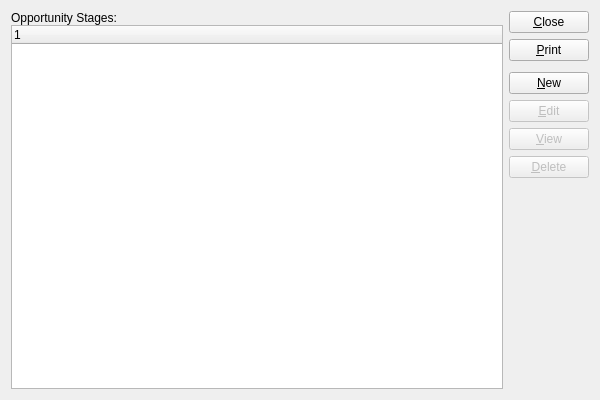
<?xml version="1.0" encoding="UTF-8"?>
<ui version="4.0">
 <comment>This file is part of the xTuple ERP: PostBooks Edition, a free and
open source Enterprise Resource Planning software suite,
Copyright (c) 1999-2019 by OpenMFG LLC, d/b/a xTuple.
It is licensed to you under the Common Public Attribution License
version 1.0, the full text of which (including xTuple-specific Exhibits)
is available at www.xtuple.com/CPAL.  By using this software, you agree
to be bound by its terms.</comment>
 <class>opportunityStages</class>
 <widget class="QWidget" name="opportunityStages">
  <property name="geometry">
   <rect>
    <x>0</x>
    <y>0</y>
    <width>600</width>
    <height>400</height>
   </rect>
  </property>
  <property name="windowTitle">
   <string>List Opportunity Stages</string>
  </property>
  <layout class="QGridLayout" name="gridLayout">
   <item row="0" column="0">
    <layout class="QVBoxLayout">
     <property name="spacing">
      <number>0</number>
     </property>
     <item>
      <widget class="QLabel" name="_oplistLit">
       <property name="text">
        <string>Opportunity Stages:</string>
       </property>
      </widget>
     </item>
     <item>
      <widget class="XTreeWidget" name="_oplist"/>
     </item>
    </layout>
   </item>
   <item row="0" column="1">
    <layout class="QVBoxLayout" name="verticalLayout">
     <item>
      <widget class="QPushButton" name="_close">
       <property name="text">
        <string>&amp;Close</string>
       </property>
      </widget>
     </item>
     <item>
      <widget class="QPushButton" name="_print">
       <property name="text">
        <string>&amp;Print</string>
       </property>
      </widget>
     </item>
     <item>
      <spacer name="verticalSpacer">
       <property name="orientation">
        <enum>Qt::Vertical</enum>
       </property>
       <property name="sizeType">
        <enum>QSizePolicy::Preferred</enum>
       </property>
       <property name="sizeHint" stdset="0">
        <size>
         <width>20</width>
         <height>5</height>
        </size>
       </property>
      </spacer>
     </item>
     <item>
      <widget class="QPushButton" name="_new">
       <property name="text">
        <string>&amp;New</string>
       </property>
      </widget>
     </item>
     <item>
      <widget class="QPushButton" name="_edit">
       <property name="enabled">
        <bool>false</bool>
       </property>
       <property name="text">
        <string>&amp;Edit</string>
       </property>
      </widget>
     </item>
     <item>
      <widget class="QPushButton" name="_view">
       <property name="enabled">
        <bool>false</bool>
       </property>
       <property name="text">
        <string>&amp;View</string>
       </property>
      </widget>
     </item>
     <item>
      <widget class="QPushButton" name="_delete">
       <property name="enabled">
        <bool>false</bool>
       </property>
       <property name="text">
        <string>&amp;Delete</string>
       </property>
      </widget>
     </item>
     <item>
      <spacer>
       <property name="orientation">
        <enum>Qt::Vertical</enum>
       </property>
       <property name="sizeType">
        <enum>QSizePolicy::Expanding</enum>
       </property>
       <property name="sizeHint" stdset="0">
        <size>
         <width>20</width>
         <height>20</height>
        </size>
       </property>
      </spacer>
     </item>
    </layout>
   </item>
  </layout>
 </widget>
 <layoutdefault spacing="6" margin="11"/>
 <customwidgets>
  <customwidget>
   <class>XTreeWidget</class>
   <extends>QTreeWidget</extends>
   <header>xtreewidget.h</header>
   <container>1</container>
  </customwidget>
 </customwidgets>
 <tabstops>
  <tabstop>_oplist</tabstop>
  <tabstop>_new</tabstop>
  <tabstop>_edit</tabstop>
  <tabstop>_view</tabstop>
  <tabstop>_delete</tabstop>
  <tabstop>_print</tabstop>
  <tabstop>_close</tabstop>
 </tabstops>
 <resources/>
 <connections>
  <connection>
   <sender>_oplist</sender>
   <signal>valid(bool)</signal>
   <receiver>_view</receiver>
   <slot>setEnabled(bool)</slot>
   <hints>
    <hint type="sourcelabel">
     <x>20</x>
     <y>20</y>
    </hint>
    <hint type="destinationlabel">
     <x>20</x>
     <y>20</y>
    </hint>
   </hints>
  </connection>
  <connection>
   <sender>_close</sender>
   <signal>clicked()</signal>
   <receiver>opportunityStages</receiver>
   <slot>close()</slot>
   <hints>
    <hint type="sourcelabel">
     <x>20</x>
     <y>20</y>
    </hint>
    <hint type="destinationlabel">
     <x>20</x>
     <y>20</y>
    </hint>
   </hints>
  </connection>
 </connections>
</ui>
